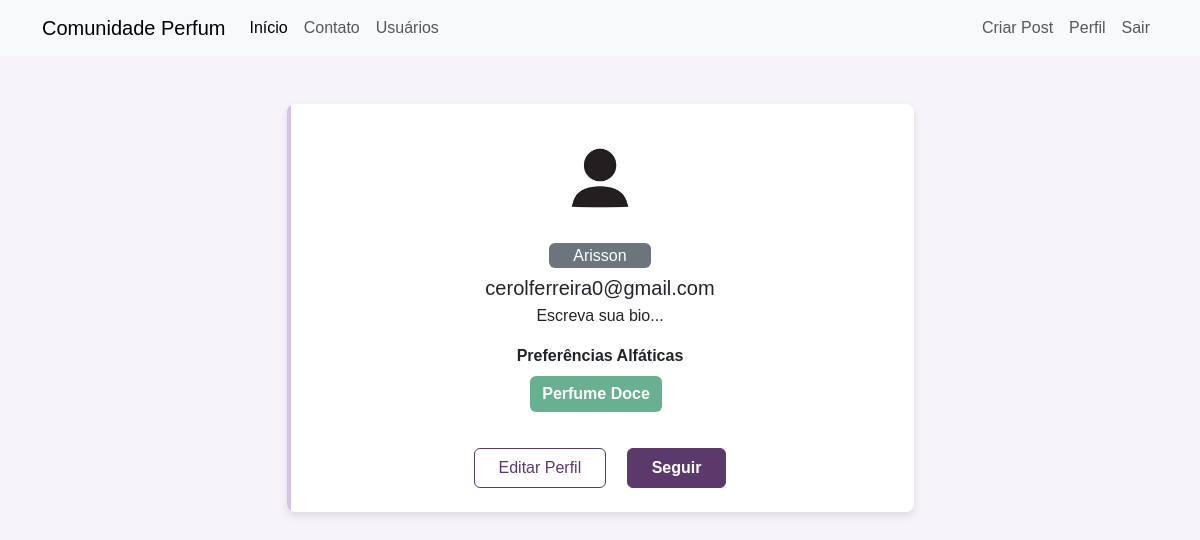
The page /perfil (signed in) on the database its author committed.
### comunidadeperfum/models.py (models this page shows)
class Usuario(database.Model, UserMixin):
    id = database.Column(database.Integer, primary_key=True)
    username = database.Column(database.String, nullable=False)
    email = database.Column(database.String, nullable=False, unique=True)
    senha = database.Column(database.String, nullable=False)
    foto_perfil = database.Column(database.String, default='default.png', nullable=False)
    perfil_bio = database.Column(database.String, default='Escreva sua bio...', nullable=False)
    posts = database.relationship('Post', backref='autor', lazy=True)
    perfumes = database.Column(database.String, nullable=False, default='Não Informado.')

### comunidadeperfum/routes.py (the view)
@app.route('/perfil')
@login_required
def perfil():
    foto_perfil = url_for('static', filename=f'images/{current_user.foto_perfil}')
    return render_template('perfil.html', usuario=current_user, foto_perfil=foto_perfil)

### comunidadeperfum/models.py (called while the page is built)
@login_manager.user_loader
def load_usuario(id_usuario):
    return Usuario.query.get(int(id_usuario))

### comunidadeperfum/templates/perfil.html (shortened to what this page needs)
{% extends 'base.html' %}
{% block body %}
<div class="container mt-5">
    <div class="row d-flex justify-content-center">
        <div class="col-md-7">
            <div class="card p-3 py-4">
                <div class="text-center">
                    <img src="{{ foto_perfil }}" width="100" class="rounded-circle">
                </div>
                <div class="text-center mt-3">
                    <span class="bg-secondary p-1 px-4 rounded text-white">{{ current_user.username }}</span>
                    <h5 class="mt-2 mb-0">{{ current_user.email }}</h5>
                    <div class="px-4 mt-1">
                        <p class="fonts">{{ current_user.perfil_bio }}</p>
                    </div>
                    <div class="row justify-content-center">
                        <div class="col col-12" style="text-align: center">
                            <strong>Preferências Alfáticas</strong><br>
                            <div class="d-flex flex-wrap justify-content-center">
                                {% for perfume in current_user.perfumes.split(';') %}
                                    <button type="button" class="btn btn-success mt-2 me-2" disabled>{{ perfume }}</button>
                                {% endfor %}
                            </div>
                        </div>
                    </div>
                     <ul class="social-list">
                        <li></li>
                        <li></li>
                    </ul>
                    <div class="buttons">
                        <a href="{{ url_for('editar_perfil')}}"><button class="btn btn-outline-primary px-4">Editar Perfil</button></a>
                        <button class="btn btn-primary px-4 ms-3">Seguir</button>
                    </div>
                </div>
            </div>
        </div>
    </div>
</div>
{% endblock %}

### comunidadeperfum/static/style.css (style rules this page uses)
:root { --color-primary: #7e5a9b; --color-secondary: #d4c2e8; --color-accent: #5b3a6b; --color-background: #f7f3fa; --color-text-dark: #333; --color-text-light: #fff; }
body { background: var(--color-background); font-family: Arial, sans-serif; }
.btn-primary, .btn-success { font-weight: bold; border: none; background-color: var(--color-primary); color: var(--color-text-light); transition: background-color 0.3s ease; }
a { text-decoration: none; color: var(--color-accent); }
.card { border: none; position: relative; overflow: hidden; border-radius: 8px; cursor: pointer; box-shadow: 0 4px 8px rgba(0, 0, 0, 0.1); }
.card:before { content: ""; position: absolute; left: 0; top: 0; width: 4px; height: 100%; background-color: var(--color-secondary); transform: scaleY(1); transition: all 0.5s; transform-origin: bottom; }
.card:after { content: ""; position: absolute; left: 0; top: 0; width: 4px; height: 100%; background-color: var(--color-accent); transform: scaleY(0); transition: all 0.5s; transform-origin: bottom; }
.social-list { display: flex; list-style: none; justify-content: center; padding: 0; }
.social-list li { padding: 10px; color: var(--color-primary); font-size: 19px; }
.buttons button:nth-child(1) { border: 1px solid var(--color-accent) !important; color: var(--color-accent); height: 40px; }
.buttons button:nth-child(2) { border: 1px solid var(--color-accent) !important; background-color: var(--color-accent); color: var(--color-text-light); height: 40px; }

### rows shown on the page
Usuario: username "Arisson", email "cerolferreira0@gmail.com", perfil_bio "Escreva sua bio...", perfumes "Perfume Doce"
